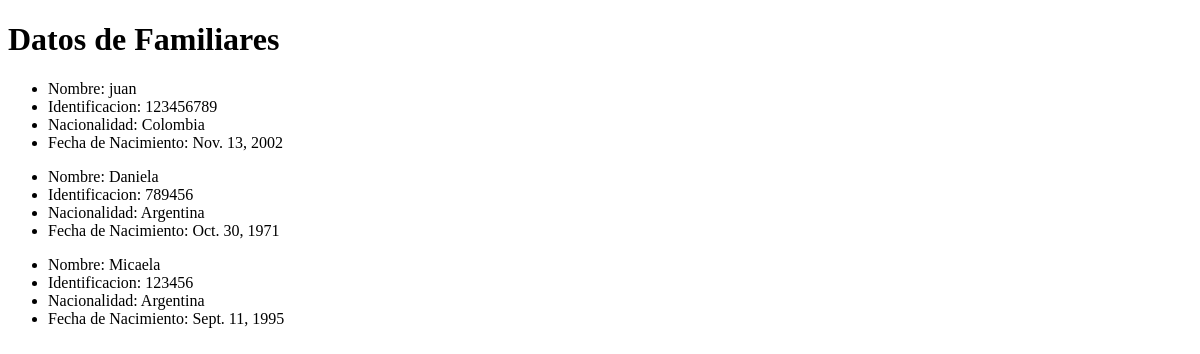
/familia/mostrar/, run on an earlier commit of the app's database.
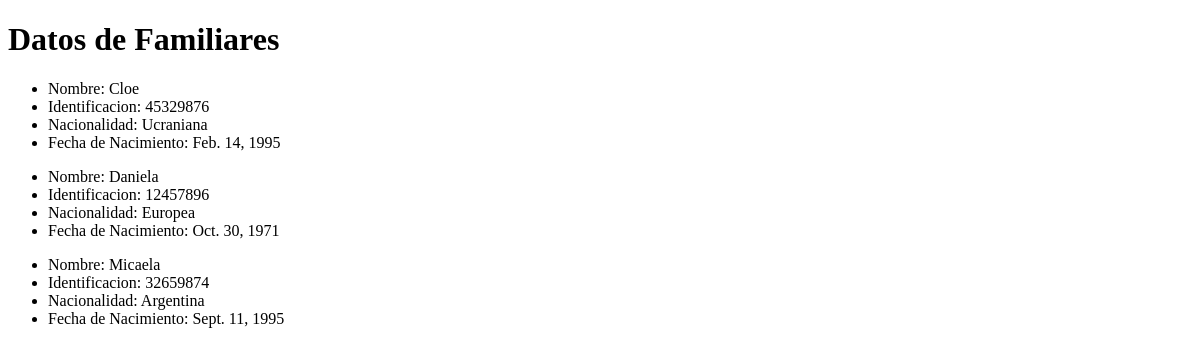
And on a later commit of the database.
### familia/models.py (models this page shows)
class flia(models.Model):
    nombre = models.CharField(max_length = 60)
    identificacion = models.IntegerField()
    nacionalidad = models.CharField(max_length = 20)
    fecha_naci = models.DateField()

### familia/views.py (the view)
# urls.py: path('mostrar/', views.mostrar)
def mostrar(request):
    info = flia.objects.all()
    dicc = { 'FAMILIARES' : info }
    plantilla = loader.get_template('index.html')
    documento = plantilla.render( dicc )
    return HttpResponse( documento )

### familia/Templates/index.html (shortened to what this page needs)
<!DOCTYPE html>
<html lang="en">
<head>
</head>
<body>
    <h1>Datos de Familiares</h1>
    {% for familiar in FAMILIARES %}
    <ul>
        <li>Nombre: {{familiar.nombre}}</li>
        <li>Identificacion: {{familiar.identificacion}}</li>
        <li>Nacionalidad: {{familiar.nacionalidad}}</li>
        <li>Fecha de Nacimiento: {{familiar.fecha_naci}}</li>
    </ul>
    {% endfor %}
</body>
</html>

What changed in the data, as far as the page shows it:
removed flia: nombre "juan", identificacion "123456789", nacionalidad "Colombia", fecha_naci "Nov. 13, 2002"
added flia: nombre "Cloe", identificacion "45329876", nacionalidad "Ucraniana", fecha_naci "Feb. 14, 1995"
changed flia "Daniela": identificacion "789456" → "12457896"; nacionalidad "Argentina" → "Europea"
changed flia "Micaela": identificacion "123456" → "32659874"
